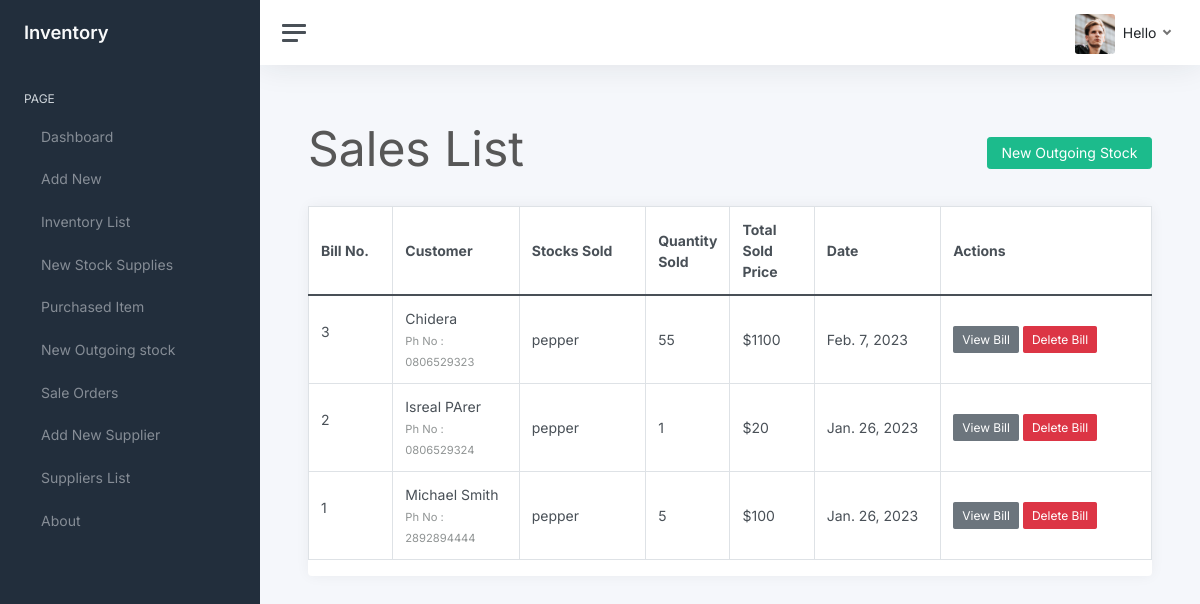
Page /transactions/sales/ on the committed database.
### transactions/views.py (the view)
class SaleView(ListView):
    model = SaleBill
    template_name = "temp3/sale_list.htm"
    context_object_name = 'bills'
    ordering = ['-time']
    paginate_by = 10

### transactions/templates/temp3/sale_list.htm (shortened to what this page needs)
{% extends 'temp3/base.html' %}
 {% block main_content %}
 <main class="content">
    <div class="row" style="color: #575757; font-style: bold; font-size: 3rem;">
        <div class="col-md-8">Sales List</div>
        <div class="col-md-4">
            <div style="float:right;"> <a class="btn btn-success" href="{% url 'new-sale' %}">New Outgoing Stock</a> </div>
        </div>
    </div>
    <br>
    <div class="card">
    <table class="table table-css table-bordered table-hover">
        <thead class="thead-dark align-middle">
            <tr>
                <th width="10%">Bill No.</th>
                <th width="15%">Customer</th>
                <th width="15%">Stocks Sold</th>
                <th width="10%">Quantity Sold</th>
                <th width="10%">Total Sold Price</th>
                <th width="15%">Date</th>
                <th width="25%">Actions</th>
            </tr>
        </thead>
{% if bills %}
        <tbody>
            {% for sale in bills %}
            <tr>
                <td class="align-middle"> <p>{{ sale.billno }}</p> </td>
                <td class=""> {{ sale.name }} <br> <small style="color: #909494">Ph No : {{ sale.phone }}</small> </td>
                <td class="align-middle">{% for item in sale.get_items_list %} {{ item.stock.name }} <br> {% endfor %}</td>
                <td class="align-middle">{% for item in sale.get_items_list %} {{ item.quantity }} <br> {% endfor %}</td>
                <td class="align-middle">${{ sale.get_total_price }}</td>
                <td class="align-middle">{{ sale.time.date }}</td>
                <td class="align-middle"> <a href="{% url 'sale-bill' sale.billno %}" class="btn btn-secondary btn-sm">View Bill</a> <a href="{% url 'delete-sale' sale.pk %}" class="btn btn-danger btn-sm">Delete Bill</a> </td>
            </tr>
            {% endfor %}
        </tbody>
    </table>
</div>
{% else %}
        <tbody></tbody>
    </table>
    <br><br><br><br><br><br><br><br>
    <div style="color: #575757; font-style: bold; font-size: 1.5rem; text-align: center;">The records are empty. Please try adding some.</div>
{% endif %}
 </main>
 {% endblock main_content %}

### rows in the picture
SaleBill: billno "3", name "Chidera", phone "0806529323", get_total_price "1100", time "Feb. 7, 2023"
SaleItem: stock.name "pepper", quantity "55"
SaleBill: billno "2", name "Isreal PArer", phone "0806529324", get_total_price "20", time "Jan. 26, 2023"
SaleItem: stock.name "pepper", quantity "1"
SaleBill: billno "1", name "Michael Smith", phone "2892894444", get_total_price "100", time "Jan. 26, 2023"
SaleItem: stock.name "pepper", quantity "5"
